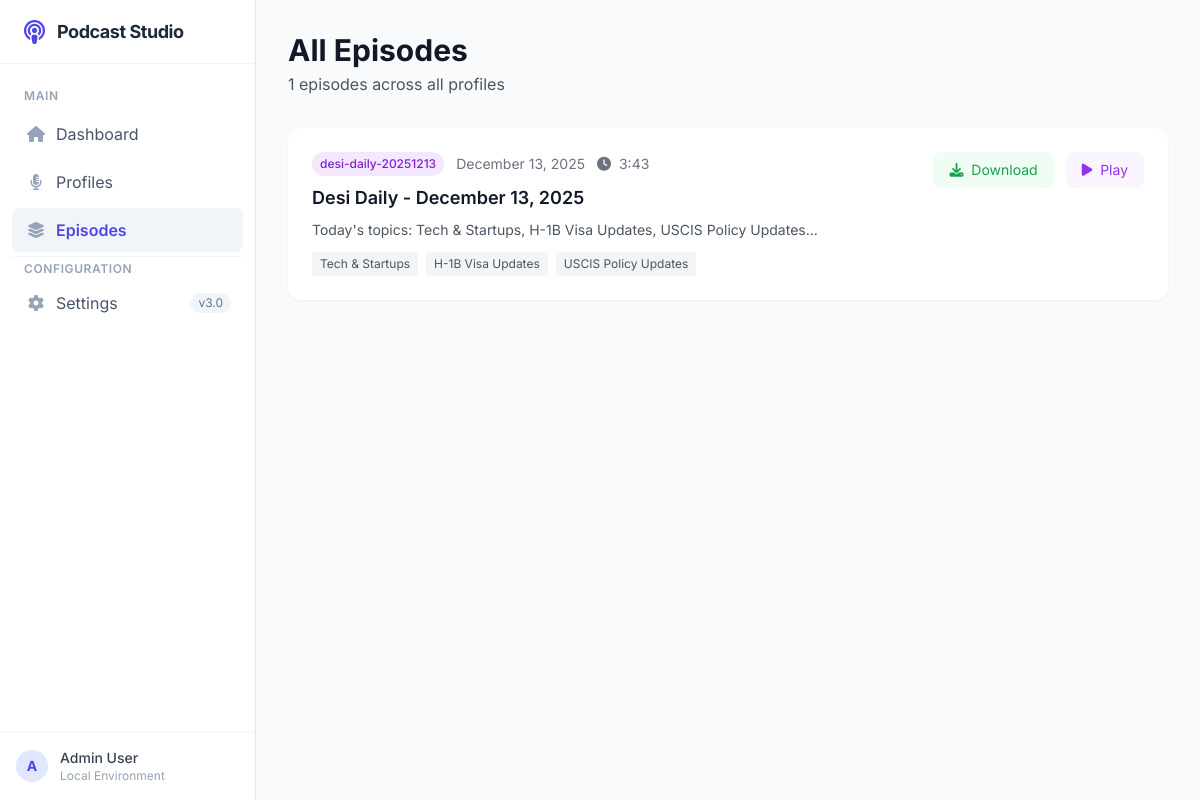
Screenshot of /episodes with the database file from the repository.
### webapp/models.py (models this page shows)
class Episode(Base):
    __tablename__ = 'episodes'
    id = Column(Integer, primary_key=True)
    profile_id = Column(Integer, ForeignKey('podcast_profiles.id'), nullable=False)
    episode_id = Column(String(50), unique=True, nullable=False)  # e.g., dd-20251213
    title = Column(String(200), nullable=False)
    date = Column(DateTime, nullable=False)
    topics_covered = Column(JSON, default=list)  # List of topic titles
    script = Column(Text)  # Full dialogue script
    summary = Column(Text)  # Episode summary
    key_facts = Column(JSON, default=list)  # Key facts mentioned
    topic_embeddings = Column(JSON)  # Vector embeddings for topic continuity
    audio_path = Column(String(500))
    duration_seconds = Column(Integer)
    sources_used = Column(JSON, default=list)
    generation_time_seconds = Column(Float)
    status = Column(String(20), default='draft')  # draft, published, archived
    created_at = Column(DateTime, default=datetime.utcnow)
    published_at = Column(DateTime)
    profile = relationship('PodcastProfile', back_populates='episodes')
    topics = relationship('TopicHistory', back_populates='episode', cascade='all, delete-orphan')
    segments = relationship('Segment', back_populates='episode', cascade='all, delete-orphan')

### webapp/app.py (the view)
@app.route('/episodes')
def episodes_list():
    db = get_db()
    try:
        page = request.args.get('page', 1, type=int)
        per_page = 20
        episodes = db.query(Episode).order_by(desc(Episode.date)).limit(per_page).offset((page-1)*per_page).all()
        total = db.query(Episode).count()
        return render_template('episodes/list.html',
            episodes=episodes,
            page=page,
            total=total,
            per_page=per_page
        )
    finally:
        db.close()

### webapp/app.py (called while the page is built)
def get_db():
    return Session()

### webapp/templates/episodes/list.html (shortened to what this page needs)
{% extends "base.html" %}
{% block content %}
<div class="max-w-5xl mx-auto space-y-8">
    <div class="flex justify-between items-start">
        <div>
            <h1 class="text-3xl font-bold text-gray-900">All Episodes</h1>
            <p class="text-gray-600 mt-1">{{ total }} episodes across all profiles</p>
        </div>
    </div>
    {% if episodes %}
    <div class="bg-white rounded-xl shadow-sm overflow-hidden">
        <div class="divide-y divide-gray-100">
            {% for episode in episodes %}
            <div class="p-6 hover:bg-gray-50 transition">
                <div class="flex items-start justify-between">
                    <div class="flex-1">
                        <div class="flex items-center space-x-3 mb-2">
                            <span class="px-2 py-1 bg-purple-100 text-purple-700 text-xs rounded-full font-medium">
                                {{ episode.episode_id }}
                            </span>
                            <span class="text-sm text-gray-500">
                                {{ episode.date.strftime('%B %d, %Y') if episode.date else 'Unknown date' }}
                            </span>
                            {% if episode.duration_seconds %}
                            <span class="text-sm text-gray-500">
                                <i class="fas fa-clock mr-1"></i>
                                {{ (episode.duration_seconds // 60) }}:{{ '%02d' % (episode.duration_seconds % 60) }}
                            </span>
                            {% endif %}
                        </div>
                        <h3 class="text-lg font-semibold text-gray-900 mb-2">
                            <a href="/episodes/{{ episode.id }}" class="hover:text-purple-600">{{ episode.title }}</a>
                        </h3>
                        {% if episode.summary %}
                        <p class="text-gray-600 text-sm mb-3">{{ episode.summary }}</p>
                        {% endif %}
                        {% if episode.topics_covered %}
                        <div class="flex flex-wrap gap-2">
                            {% for topic in episode.topics_covered[:5] %}
                            <span class="px-2 py-1 bg-gray-100 text-gray-600 text-xs rounded">{{ topic }}</span>
                            {% endfor %}
                        </div>
                        {% endif %}
                    </div>
                    <div class="flex items-center space-x-3 ml-4">
                        {% if episode.audio_path %}
                        <a href="/episodes/{{ episode.id }}/download" class="px-4 py-2 bg-green-50 text-green-600 rounded-lg hover:bg-green-100 transition text-sm">
                            <i class="fas fa-download mr-1"></i> Download
                        </a>
                        {% endif %}
                        <a href="/episodes/{{ episode.id }}" class="px-4 py-2 bg-purple-50 text-purple-600 rounded-lg hover:bg-purple-100 transition text-sm">
                            <i class="fas fa-play mr-1"></i> Play
                        </a>
                    </div>
                </div>
            </div>
            {% endfor %}
        </div>
    </div>
    {% endif %}
</div>
{% endblock %}

### webapp/templates/base.html (style rules this page uses)
body { font-family: 'Inter', sans-serif; }

### rows the page displays
Episode: episode_id "desi-daily-20251213", date "December 13, 2025", duration_seconds "3", episode.duration_seconds%60 "43", title "Desi Daily - December 13, 2025", summary "Today's topics: Tech & Startups, H-1B Visa Updates, USCIS Policy Updates...", 5 "Tech & Startups" "H-1B Visa Updates" "USCIS Policy Updates"

### other values shown
{{ total }} "1"
